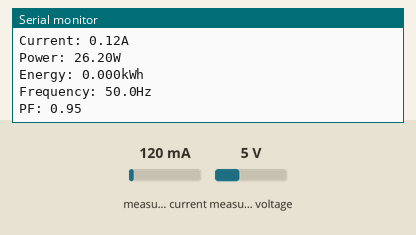
A sketch run on a simulated ESP32. On the bench: the last lines printed to the serial monitor. Inputs (shaded band) come from the test bench; at power-on: measured current 120 mA, measured voltage 5 V. WiFi joins after 1.5 s; servers stay silent unless stated.

Above: at 3.2 s.
3.3 s: measured current set to 40 mA
At 4.26 s:
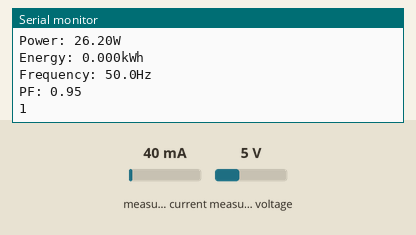
4.8 s: measured voltage set to 0.3 V
At 4.91 s:
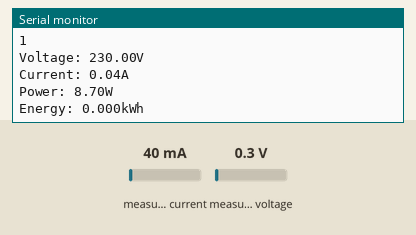
6.3 s: measured current set to 500 mA
At 6.7 s:
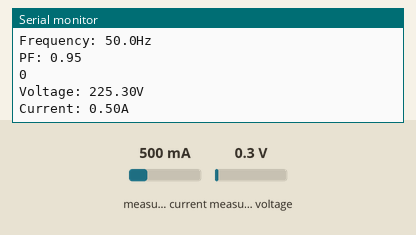
Timing chart, 0 to 9.3 s (numbered marks = the images above; inputs shaded):
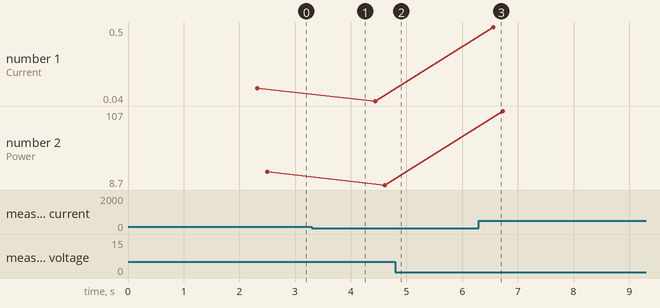

The sketch:

meter_pzem004t_3phast.ino
```cpp
#include <WiFi.h>
#include <FirebaseESP32.h>
#include <PZEM004Tv30.h>

#define FIREBASE_HOST "https://meter-3-phase-default-rtdb.firebaseio.com/" //--> URL address of your Firebase Realtime Database.
#define FIREBASE_AUTH "hdPkmrJ9FnIhOJCSUJnKBFC5ZQPtM37uT6BDzQtJ" //--> Your firebase database secret code.

#define WIFI_SSID "Holmes"
#define WIFI_PASSWORD "01234567"

PZEM004Tv30 pzem1(Serial2, 22, 23);  //RX -> D23 , TX -> D22
PZEM004Tv30 pzem2(Serial2, 21, 19);  //RX -> D21 , TX -> D19
PZEM004Tv30 pzem3(Serial2, 18, 5);  //RX -> D18 , TX -> D5

// Declare the Firebase Data object in the global scope
FirebaseData firebaseData;

bool val;
int countcheck = 0;

void setup() {
  Serial.begin(115200);
  firebase_wifl();
  delay(500);
}


void loop() {

    if (val) {
      val = false;
      Serial.println(1);
    Firebase.setInt(firebaseData, "phase/Link", 1);
    }else{
      val = true;
      Serial.println(0);
    Firebase.setInt(firebaseData, "phase/Link", 0);
    }

    countcheck ++;
    if (countcheck == 1) {
      read_pzem1();
    }
    if (countcheck == 2) {
      read_pzem2();
    }
    if (countcheck == 3) {
      read_pzem3();
    }
    if (countcheck == 4) {
      countcheck = 0;
    }
    delay(1000);
}

void firebase_wifl() {
   Serial.println("Serial communication started\n\n");

  WiFi.begin(WIFI_SSID, WIFI_PASSWORD);                                     //try to connect with wifi
  Serial.print("Connecting to ");
  Serial.print(WIFI_SSID);


  while (WiFi.status() != WL_CONNECTED) {
    Serial.print(".");
    delay(500);
  }


  Serial.println();
  Serial.print("Connected to ");
  Serial.println(WIFI_SSID);
  Serial.print("IP Address is : ");
  Serial.println(WiFi.localIP());                                            //print local IP address
  Firebase.begin(FIREBASE_HOST, FIREBASE_AUTH);   // connect to firebase

  Firebase.reconnectWiFi(true);
}


void read_pzem1() {
  float voltage = pzem1.voltage();
    if(!isnan(voltage)){
        Serial.print("Voltage: "); Serial.print(voltage); Serial.println("V");
        Firebase.setFloat(firebaseData, "phase/L1/Voltage", voltage);
    } else {
        Serial.println("Error reading voltage");
    }

    float current = pzem1.current();
    if(!isnan(current)){
        Serial.print("Current: "); Serial.print(current); Serial.println("A");
        Firebase.setFloat(firebaseData, "phase/L1/Curren", current);
    } else {
        Serial.println("Error reading current");
    }

    float power = pzem1.power();
    if(!isnan(power)){
        Serial.print("Power: "); Serial.print(power); Serial.println("W");
        Firebase.setFloat(firebaseData, "phase/L1/Power", power);
    } else {
        Serial.println("Error reading power");
    }

    float energy = pzem1.energy();
    if(!isnan(energy)){
        Serial.print("Energy: "); Serial.print(energy,3); Serial.println("kWh");
        Firebase.setFloat(firebaseData, "phase/L1/Energy", energy);
    } else {
        Serial.println("Error reading energy");
    }

    float frequency = pzem1.frequency();
    if(!isnan(frequency)){
        Serial.print("Frequency: "); Serial.print(frequency, 1); Serial.println("Hz");
        Firebase.setFloat(firebaseData, "phase/L1/Frequency", frequency);
    } else {
        Serial.println("Error reading frequency");
    }

    float pf = pzem1.pf();
    if(!isnan(pf)){
        Serial.print("PF: "); Serial.println(pf);
        Firebase.setFloat(firebaseData, "phase/L1/PF", pf);
    } else {
        Serial.println("Error reading power factor");
    }
}

void read_pzem2() {
  float voltage = pzem2.voltage();
    if(!isnan(voltage)){
        Serial.print("Voltage: "); Serial.print(voltage); Serial.println("V");
        Firebase.setFloat(firebaseData, "phase/L2/Voltage", voltage);
    } else {
        Serial.println("Error reading voltage");
    }

    float current = pzem2.current();
    if(!isnan(current)){
        Serial.print("Current: "); Serial.print(current); Serial.println("A");
        Firebase.setFloat(firebaseData, "phase/L2/Current", current);
    } else {
        Serial.println("Error reading current");
    }

    float power = pzem2.power();
    if(!isnan(power)){
        Serial.print("Power: "); Serial.print(power); Serial.println("W");
        Firebase.setFloat(firebaseData, "phase/L2/Power", power);
    } else {
        Serial.println("Error reading power");
    }

    float energy = pzem2.energy();
    if(!isnan(energy)){
        Serial.print("Energy: "); Serial.print(energy,3); Serial.println("kWh");
        Firebase.setFloat(firebaseData, "phase/L2/Energy", energy);
    } else {
        Serial.println("Error reading energy");
    }

    float frequency = pzem2.frequency();
    if(!isnan(frequency)){
        Serial.print("Frequency: "); Serial.print(frequency, 1); Serial.println("Hz");
        Firebase.setFloat(firebaseData, "phase/L2/Frequency", frequency);
    } else {
        Serial.println("Error reading frequency");
    }

    float pf = pzem2.pf();
    if(!isnan(pf)){
        Serial.print("PF: "); Serial.println(pf);
        Firebase.setFloat(firebaseData, "phase/L2/PF", pf);
    } else {
        Serial.println("Error reading power factor");
    }
}

void read_pzem3() {
  float voltage = pzem3.voltage();
    if(!isnan(voltage)){
        Serial.print("Voltage: "); Serial.print(voltage); Serial.println("V");
        Firebase.setFloat(firebaseData, "phase/L3/Voltage", voltage);
    } else {
        Serial.println("Error reading voltage");
    }

    float current = pzem3.current();
    if(!isnan(current)){
        Serial.print("Current: "); Serial.print(current); Serial.println("A");
        Firebase.setFloat(firebaseData, "phase/L3/Current", current);
    } else {
        Serial.println("Error reading current");
    }

    float power = pzem3.power();
    if(!isnan(power)){
        Serial.print("Power: "); Serial.print(power); Serial.println("W");
        Firebase.setFloat(firebaseData, "phase/L3/Power", power);
    } else {
        Serial.println("Error reading power");
    }

    float energy = pzem3.energy();
    if(!isnan(energy)){
        Serial.print("Energy: "); Serial.print(energy,3); Serial.println("kWh");
        Firebase.setFloat(firebaseData, "phase/L3/Energy", energy);
    } else {
        Serial.println("Error reading energy");
    }

    float frequency = pzem3.frequency();
    if(!isnan(frequency)){
        Serial.print("Frequency: "); Serial.print(frequency, 1); Serial.println("Hz");
        Firebase.setFloat(firebaseData, "phase/L3/Frequency", frequency);
    } else {
        Serial.println("Error reading frequency");
    }

    float pf = pzem3.pf();
    if(!isnan(pf)){
        Serial.print("PF: "); Serial.println(pf);
        Firebase.setFloat(firebaseData, "phase/L3/PF", pf);
    } else {
        Serial.println("Error reading power factor");
    }
}
```

Measured:
- after the input at 6.3 s, the serial monitor: prints a new line after 0.25 s (image 3)
- plotted number 1: 0.12 → 0.04 after the input at 3.3 s, 0.04 → 0.5 after the input at 6.3 s
- plotted number 2: 26.2 → 8.7 after the input at 3.3 s, 8.7 → 107 after the input at 6.3 s
